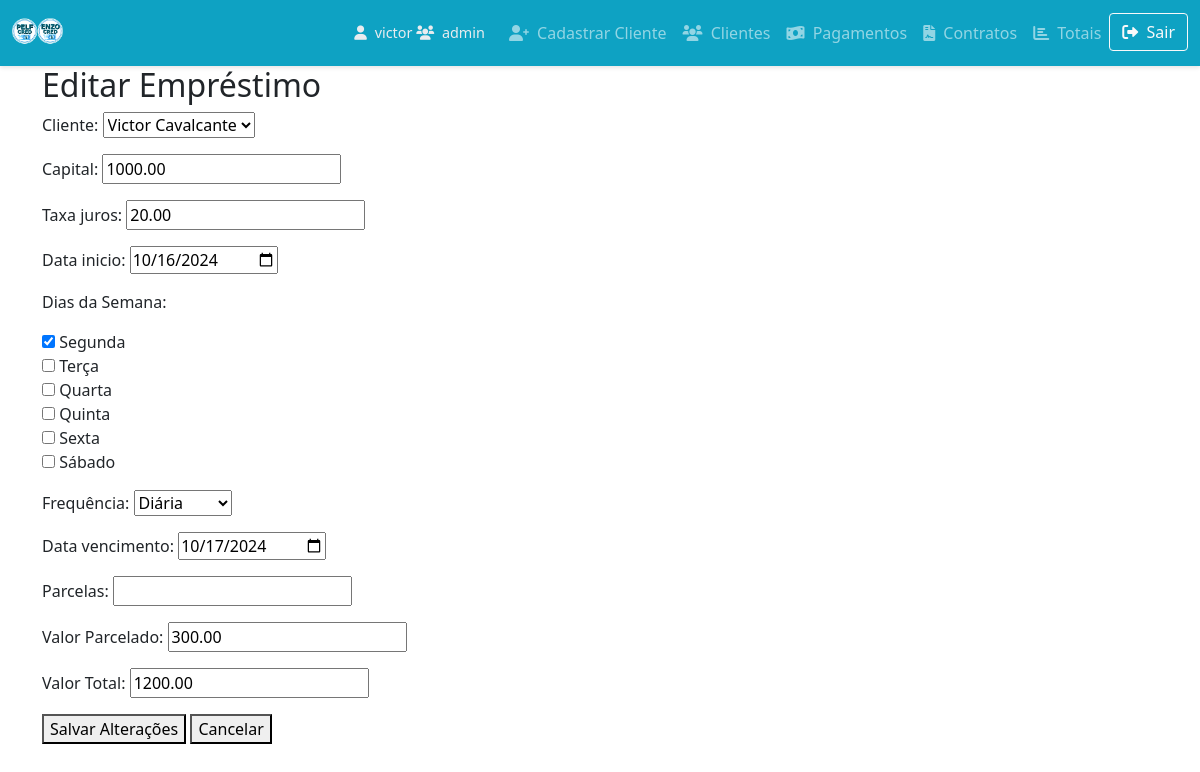
The app's page /pelfcred/editar_emprestimo/2/ (signed in) with its own data.
### PELFCRED/models.py (models this page shows, shortened)
class Emprestimo(models.Model):
    cliente = models.ForeignKey(Cliente, on_delete=models.CASCADE)
    valor_total = models.DecimalField(max_digits=10, decimal_places=2)
    capital = models.DecimalField(max_digits=10, decimal_places=2)
    capital_inicial = models.DecimalField(max_digits=10, decimal_places=2, default=0)
    capital_adicional = models.DecimalField(max_digits=10, decimal_places=2, default=0)
    capital_adicional_total = models.DecimalField(max_digits=10, decimal_places=2, default=0)
    total_juros_recebidos = models.DecimalField(max_digits=10, decimal_places=2, default=0)
    data_renovacao = models.DateTimeField(null=True, blank=True)
    taxa_juros = models.DecimalField(max_digits=5, decimal_places=2)
    data_inicio = models.DateField()
    data_vencimento = models.DateField()
    total_recebido = models.DecimalField(max_digits=10, decimal_places=2, default=0)
    total_recebido_dinheiro = models.DecimalField(max_digits=10, decimal_places=2, default=0)
    ordenar_por_dict = {
        'nome_asc': 'cliente__nome',
        'nome_desc': '-cliente__nome',
        'contrato_asc': 'id',
        'contrato_desc': '-id',
        'capital_asc': 'capital',
        'capital_desc': '-capital',
        'taxa_juros_asc': 'taxa_juros',
        'taxa_juros_desc': '-taxa_juros',
        'valor_total_asc': 'valor_total',
        'valor_total_desc': '-valor_total',
        'saldo_devedor_asc': 'saldo_devedor',
        'saldo_devedor_desc': '-saldo_devedor',
        'data_inicio_asc': 'data_inicio',
        'data_inicio_desc': '-data_inicio',
        'data_vencimento_asc': 'data_vencimento',
        'data_vencimento_desc': '-data_vencimento',
    }
    FREQUENCIA_CHOICES = [
        ('diaria', 'Diária'),
        ('semanal', 'Semanal'),
        ('quinzenal', 'Quinzenal'),
        ('mensal', 'Mensal')
    ]
    frequencia = models.CharField(max_length=10, choices=FREQUENCIA_CHOICES, default='mensal')
    numero_parcelas = models.IntegerField(default=12)
    valor_parcelado = models.DecimalField(max_digits=10, decimal_places=2, default=0.00)
    valor_total_calculado = models.DecimalField(max_digits=10, decimal_places=2, default=0.00)
    grupo = models.ForeignKey(Group, on_delete=models.CASCADE, null=True, blank=True)
    usuario = models.ForeignKey(User, on_delete=models.CASCADE, null=True, blank=True)
    renovado = models.BooleanField(default=False)
    saldo_devedor = models.DecimalField(max_digits=10, decimal_places=2, default=0.00)
    data_renovacao = models.DateTimeField(null=True, blank=True)  # Agora com data e hora
    capital_adicional = models.DecimalField(max_digits=10, decimal_places=2, default=0.00)
    juros_recebidos = models.DecimalField(max_digits=10, decimal_places=2, default=Decimal(0))
    total_juros_recebidos = models.DecimalField(max_digits=10, decimal_places=2, default=Decimal(0))
    dias_semana = models.CharField(max_length=100, blank=True, null=True)
    STATUS_CHOICES = [
        ('ativo', 'Ativo'),
        ('R', 'Renovado'),
        ('NG', 'Negociado'),
        ('finalizado', 'Finalizado'),
        ('inadimplentes', 'Inadimplentes'),
    ]
    status = models.CharField(max_length=20, choices=STATUS_CHOICES, default='ativo')
    DIAS_DA_SEMANA = [
        ('seg', 'Segunda'),
        ('ter', 'Terça'),
        ('qua', 'Quarta'),
        ('qui', 'Quinta'),
        ('sex', 'Sexta'),
        ('sab', 'Sábado'),
    ]

### PELFCRED/views.py (the view)
# urls.py: path('editar_emprestimo/<int:id>/', views.editar_emprestimo, name='editar_emprestimo'),
@login_required
def editar_emprestimo(request, id):
    emprestimo = get_object_or_404(Emprestimo, id=id)
    if request.method == 'POST':
        form = EmprestimoForm(request.POST, instance=emprestimo)
        if form.is_valid():
            emprestimo = form.save(commit=False)
            emprestimo.valor_total_calculado = emprestimo.capital + (emprestimo.capital * emprestimo.taxa_juros / 100)
            emprestimo.valor_parcelado = emprestimo.valor_total_calculado / emprestimo.numero_parcelas
            emprestimo.save()
            messages.success(request, 'Contrato atualizado com sucesso.')
            return redirect('PELFCRED:lista_emprestimos')
        else:
            messages.error(request, f'Erro ao editar o contrato: {form.errors}')
    else:
        form = EmprestimoForm(instance=emprestimo)
    return render(request, 'editar_emprestimo.html', {'form': form, 'emprestimo': emprestimo})

### PELFCRED/context_processors.py (called while the page is built)
def admin_status(request):
    is_admin = request.user.is_authenticated and (request.user.is_superuser or request.user.groups.filter(name='admin').exists())
    return {'is_admin': is_admin}

### PELFCRED/models.py (called while the page is built)
    def __str__(self):
        return self.nome or self.cpf  # Exibir o CPF se o nome não estiver disponível

### PELFCRED/templates/editar_emprestimo.html (shortened to what this page needs)
<!DOCTYPE html>
<html>
<head>
</head>
<body>
    {% extends 'base.html' %}
    {% block content %}
        <h2>Editar Empréstimo</h2>
        <form method="post">
            {{ form.as_p }}
            <button type="submit">Salvar Alterações</button>
            <a href="{% url 'PELFCRED:lista_emprestimos' %}">
            <button type="button">Cancelar</button></a>
        </form>
    {% endblock %}

### PELFCRED/templates/base.html (shortened to what this page needs)
<!DOCTYPE html>
<html lang="pt-br">
<head>
    {% load static %}
    <link href="{% static 'PELFCRED/styles.css' %}" rel="stylesheet">
    <link href="https://cdn.jsdelivr.net/npm/bootstrap@5.1.3/dist/css/bootstrap.min.css" rel="stylesheet">
    <link href="https://cdn.jsdelivr.net/npm/sweetalert2@11/dist/sweetalert2.min.css" rel="stylesheet">
    <link rel="stylesheet" href="https://cdnjs.cloudflare.com/ajax/libs/font-awesome/6.0.0-beta3/css/all.min.css">
</head>
<body>
    <nav class="navbar navbar-expand-lg navbar-dark sticky-top">
        <div class="container-fluid">
            <a class="navbar-brand" href="{% url 'PELFCRED:home' %}">
                <img src="{% static 'PELFCRED/PELFCRED.png' %}" alt="PELFCRED">
            </a>
            <div class="collapse navbar-collapse" id="navbarNav">
                <ul class="navbar-nav ms-auto">
                    <li class="nav-item d-flex align-items-center">
                        <div class="user-info me-3">
                            <span><i class="fas fa-user me-1"></i> {{ user.username }}</span>
                            <span><i class="fas fa-users me-1"></i> {{ user.groups.first }}</span>
                        </div>
                    </li>
                    {% if is_admin %}
                    <li class="nav-item">
                        <a class="nav-link" href="{% url 'PELFCRED:cadastrar_cliente' %}">
                            <i class="fas fa-user-plus me-1"></i> Cadastrar Cliente
                        </a>
                    </li>
                    {% endif %}
                    <li class="nav-item">
                        <a class="nav-link" href="{% url 'PELFCRED:lista_clientes' %}"><i class="fas fa-users me-1"></i> Clientes</a>
                    </li>
                    <li class="nav-item">
                        <a class="nav-link" href="{% url 'PELFCRED:analisar_pagamentos' %}"><i class="fas fa-money-bill-wave me-1"></i> Pagamentos</a>
                    </li>
                    <li class="nav-item">
                        <a class="nav-link" href="{% url 'PELFCRED:lista_emprestimos' %}"><i class="fas fa-file-contract me-1"></i> Contratos</a>
                    </li>
                    <li class="nav-item">
                        <a class="nav-link" href="{% url 'PELFCRED:totais' %}"><i class="fas fa-chart-bar me-1"></i> Totais</a>
                    </li>
                    <li class="nav-item">
                        <form method="post" action="{% url 'logout' %}">
                            <button type="submit" class="btn btn-outline-light"><i class="fas fa-sign-out-alt me-1"></i> Sair</button>
                        </form>
                    </li>
                </ul>
            </div>
        </div>
    </nav>
    <div class="container">
        {% block content %}{% endblock %}
    </div>
</body>
</html>

### myproject/static/PELFCRED/styles.css (style rules this page uses)
body, html { height: 100%; margin: 0; padding: 0; font-family: Arial, sans-serif; }
.btn { transition: background-color 0.3s ease; }

### PELFCRED/templates/base.html (style rules this page uses)
.navbar { box-shadow: 0 2px 4px rgba(0,0,0,.1); background-color: #0EA2C3; transition: padding 0.3s ease, background-color 0.3s ease; }
.navbar-brand img { height: 40px; }
.nav-link { font-weight: 500; transition: color 0.3s ease; }
.user-info { font-size: 0.9rem; color: #e9ecef; }

### records on screen
Emprestimo: cliente "Victor Cavalcante", capital "1000.00", taxa_juros "20.00", data_inicio "10/16/2024", dias_semana "☑ ☐ ☐ ☐ ☐ ☐", frequencia "Diária", data_vencimento "10/17/2024", valor_parcelado "300.00", valor_total_calculado "1200.00"

### other values on screen
{{ user.username }} "victor"
{{ user.groups.first }} "admin"
